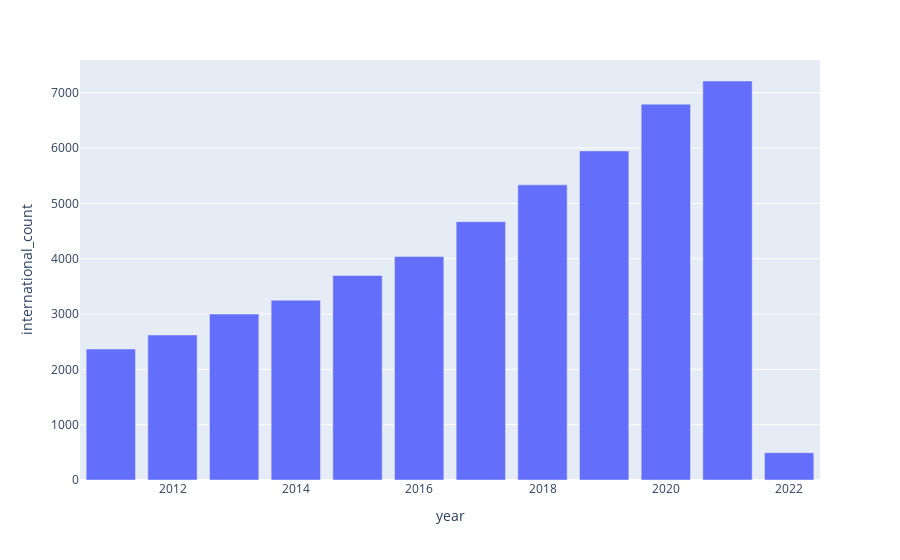

Source (notebook cell):
### Markdown cell above
## 3. International publications

### Code cell
international = dsl.query(f"""
    
        search publications 
            where research_orgs.id = "{institution}"
            and type="article"
            and count(research_org_countries) > 1
                 and year > 2010
        return year
    
    
    """).as_dataframe()

international.columns = ['international_count','year']
px.bar(international, x="year", y="international_count")

### Figure 1 — Plotly figure (JSON) as saved in the notebook; plotly's stock layout.template omitted (floating-point values rounded to 4 significant figures)
{"data": [{"alignmentgroup": "True", "hovertemplate": "year=%{x}<br>international_count=%{y}<extra></extra>", "legendgroup": "", "marker": {"color": "#636efa", "pattern": {"shape": ""}}, "name": "", "offsetgroup": "", "orientation": "v", "showlegend": false, "textposition": "auto", "type": "bar", "x": [2021, 2020, 2019, 2018, 2017, 2016, 2015, 2014, 2013, 2012, 2011, 2022], "xaxis": "x", "y": [7212, 6794, 5948, 5335, 4669, 4041, 3697, 3250, 3000, 2621, 2367, 494], "yaxis": "y"}], "layout": {"autosize": true, "barmode": "relative", "legend": {"tracegroupgap": 0}, "margin": {"t": 60}, "xaxis": {"anchor": "y", "autorange": true, "domain": [0, 1], "range": [2010.0, 2022.0], "title": {"text": "year"}, "type": "linear"}, "yaxis": {"anchor": "x", "autorange": true, "domain": [0, 1], "range": [0, 7592.0], "title": {"text": "international_count"}, "type": "linear"}}}
